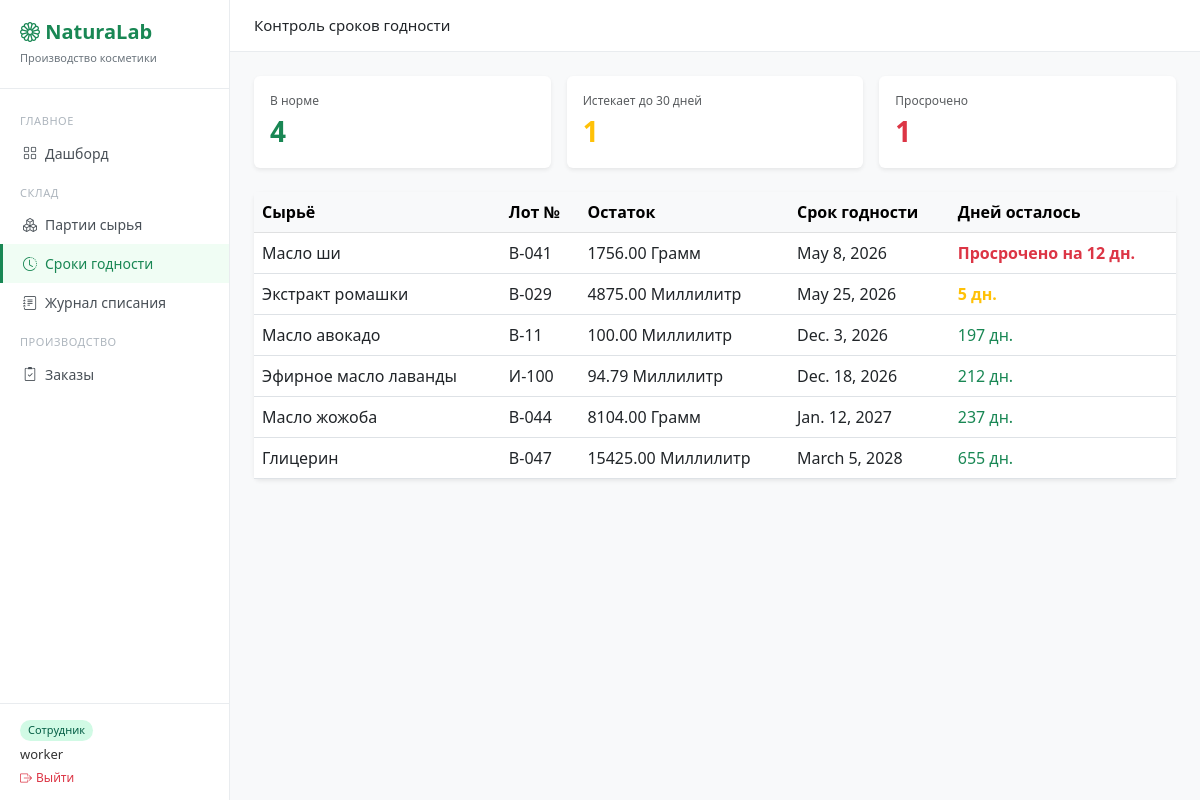
The app's page /warehouse/expiry/ (signed in), older data.
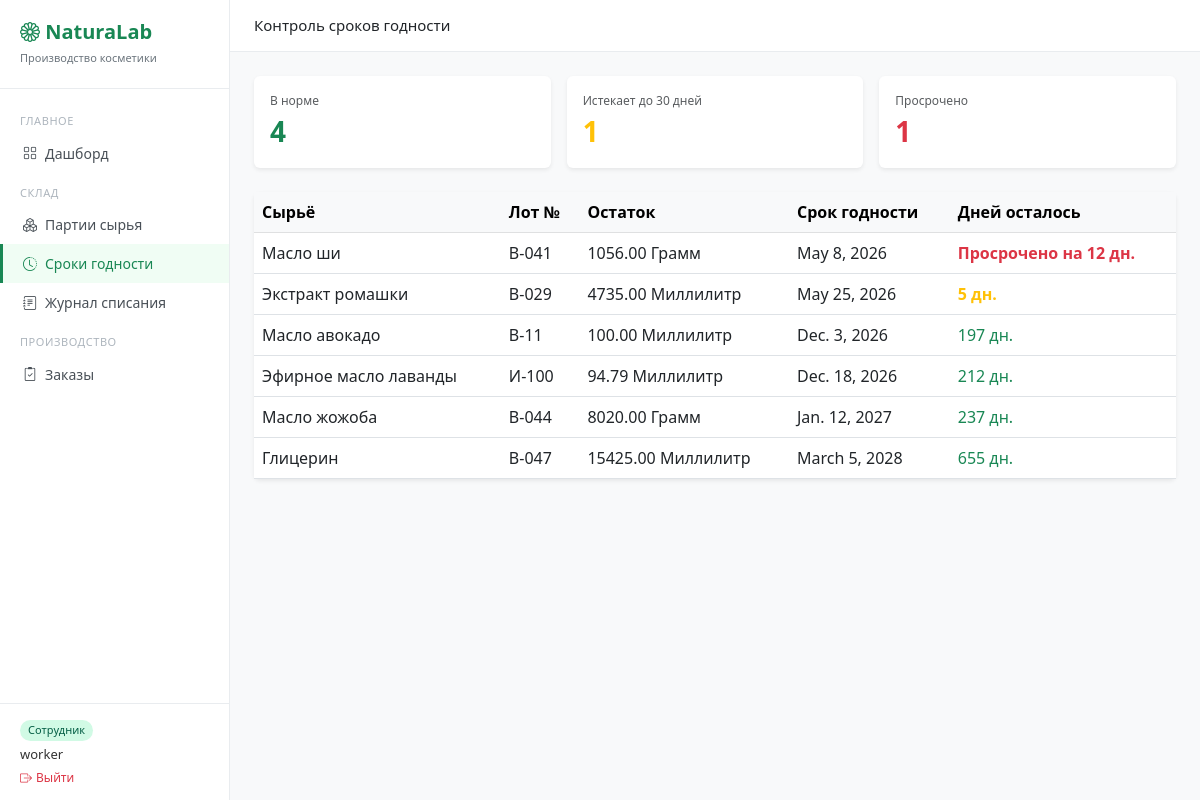
The same page, newer data.
### warehouse/models.py (models this page shows, shortened)
class Batch(models.Model):
    STATUS_CHOICES = [
        ('available', 'Доступна'),
        ('depleted',  'Израсходована'),
        ('expired',   'Просрочена'),
    ]
    ingredient  = models.ForeignKey(Ingredient, on_delete=models.PROTECT, verbose_name='Сырьё')
    lot_number  = models.CharField(max_length=50, unique=True, verbose_name='Номер партии')
    quantity    = models.DecimalField(max_digits=10, decimal_places=3, verbose_name='Остаток')
    received_at = models.DateField(verbose_name='Дата поступления')
    expiry_date = models.DateField(verbose_name='Срок годности')
    status      = models.CharField(max_length=20, choices=STATUS_CHOICES, default='available')
    class Meta:
        verbose_name = 'Партия сырья'
        verbose_name_plural = 'Партии сырья'
        ordering = ['expiry_date']
    @property
    def days_left(self):
        from django.utils import timezone
        delta = self.expiry_date - timezone.now().date()
        return delta.days

class Ingredient(models.Model):
    UNIT_CHOICES = [
        ('kg', 'Килограмм'),
        ('g',  'Грамм'),
        ('l',  'Литр'),
        ('ml', 'Миллилитр'),
    ]
    name         = models.CharField(max_length=200, verbose_name='Название')
    unit         = models.CharField(max_length=10, choices=UNIT_CHOICES, verbose_name='Единица измерения')
    description  = models.TextField(blank=True, verbose_name='Описание')
    min_quantity = models.DecimalField(max_digits=10, decimal_places=2, default=0,
                                       verbose_name='Минимальный остаток')
    class Meta:
        verbose_name = 'Сырьё'
        verbose_name_plural = 'Сырьё'

### warehouse/views.py (the view)
# urls.py: path('expiry/',               views.expiry_list,       name='expiry-list'),
@login_required
def expiry_list(request):
    today = timezone.now().date()
    batches = Batch.objects.filter(status='available').order_by('expiry_date')
    context = {
        'batches':       batches,
        'ok_count':      batches.filter(expiry_date__gt=today + timezone.timedelta(days=30)).count(),
        'warning_count': batches.filter(expiry_date__lte=today + timezone.timedelta(days=30),
                                        expiry_date__gte=today).count(),
        'expired_count': batches.filter(expiry_date__lt=today).count(),
    }
    return render(request, 'warehouse/expiry_list.html', context)

### templates/warehouse/expiry_list.html (shortened to what this page needs)
{% extends 'base.html' %}
{% block page_title %}Контроль сроков годности{% endblock %}
{% block content %}
<div class="row g-3 mb-4">
  <div class="col-md-4">
    <div class="card border-0 bg-white shadow-sm p-3">
      <div class="text-muted" style="font-size:12px">В норме</div>
      <div class="fs-3 fw-bold text-success">{{ ok_count }}</div>
    </div>
  </div>
  <div class="col-md-4">
    <div class="card border-0 bg-white shadow-sm p-3">
      <div class="text-muted" style="font-size:12px">Истекает до 30 дней</div>
      <div class="fs-3 fw-bold text-warning">{{ warning_count }}</div>
    </div>
  </div>
  <div class="col-md-4">
    <div class="card border-0 bg-white shadow-sm p-3">
      <div class="text-muted" style="font-size:12px">Просрочено</div>
      <div class="fs-3 fw-bold text-danger">{{ expired_count }}</div>
    </div>
  </div>
</div>
<div class="card border-0 shadow-sm">
  <div class="card-body p-0">
    <table class="table table-hover mb-0">
      <thead class="table-light">
        <tr>
          <th>Сырьё</th>
          <th>Лот №</th>
          <th>Остаток</th>
          <th>Срок годности</th>
          <th>Дней осталось</th>
        </tr>
      </thead>
      <tbody>
        {% for batch in batches %}
        <tr>
          <td>{{ batch.ingredient.name }}</td>
          <td>{{ batch.lot_number }}</td>
          <td>{{ batch.quantity|floatformat:2 }} {{ batch.ingredient.get_unit_display }}</td>
          <td>{{ batch.expiry_date }}</td>
          <td>
            {% if batch.days_left < 0 %}
              <span class="text-danger fw-bold">Просрочено на {{ batch.days_left|cut:"-" }} дн.</span>
            {% elif batch.days_left <= 30 %}
              <span class="text-warning fw-bold">{{ batch.days_left }} дн.</span>
            {% else %}
              <span class="text-success">{{ batch.days_left }} дн.</span>
            {% endif %}
          </td>
        </tr>
        {% endfor %}
      </tbody>
    </table>
  </div>
</div>
{% endblock %}

Row changes from the older to the newer data that the page shows:
changed Batch "May 8, 2026": quantity "1756.00" → "1056.00"
changed Batch "May 25, 2026": quantity "4875.00" → "4735.00"
changed Batch "Jan. 12, 2027": quantity "8104.00" → "8020.00"
